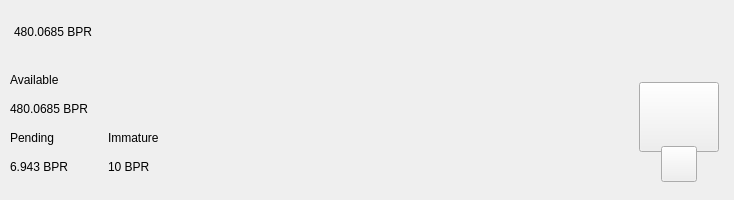
<?xml version="1.0" encoding="UTF-8"?>
<ui version="4.0">
 <class>TopBar</class>
 <widget class="QWidget" name="TopBar">
  <property name="geometry">
   <rect>
    <x>0</x>
    <y>0</y>
    <width>734</width>
    <height>200</height>
   </rect>
  </property>
  <property name="minimumSize">
   <size>
    <width>0</width>
    <height>200</height>
   </size>
  </property>
  <property name="maximumSize">
   <size>
    <width>16777215</width>
    <height>200</height>
   </size>
  </property>
  <property name="windowTitle">
   <string>Form</string>
  </property>
  <layout class="QVBoxLayout" name="verticalLayout_10" stretch="0">
   <property name="spacing">
    <number>0</number>
   </property>
   <property name="leftMargin">
    <number>0</number>
   </property>
   <property name="topMargin">
    <number>0</number>
   </property>
   <property name="rightMargin">
    <number>0</number>
   </property>
   <property name="bottomMargin">
    <number>0</number>
   </property>
   <item>
    <widget class="PFBorderImage" name="containerTop">
     <layout class="QVBoxLayout" name="verticalLayout_11">
      <property name="spacing">
       <number>0</number>
      </property>
      <property name="leftMargin">
       <number>0</number>
      </property>
      <property name="topMargin">
       <number>0</number>
      </property>
      <property name="rightMargin">
       <number>0</number>
      </property>
      <property name="bottomMargin">
       <number>0</number>
      </property>
      <item>
       <widget class="QWidget" name="top_container_2" native="true">
        <property name="minimumSize">
         <size>
          <width>0</width>
          <height>65</height>
         </size>
        </property>
        <layout class="QHBoxLayout" name="top_container">
         <property name="spacing">
          <number>0</number>
         </property>
         <property name="leftMargin">
          <number>14</number>
         </property>
         <property name="topMargin">
          <number>0</number>
         </property>
         <property name="rightMargin">
          <number>14</number>
         </property>
         <property name="bottomMargin">
          <number>0</number>
         </property>
         <item alignment="Qt::AlignVCenter">
          <widget class="QWidget" name="widgetTopAmount" native="true">
           <property name="sizePolicy">
            <sizepolicy hsizetype="Preferred" vsizetype="Maximum">
             <horstretch>0</horstretch>
             <verstretch>0</verstretch>
            </sizepolicy>
           </property>
           <layout class="QHBoxLayout" name="horizontalLayout_5">
            <property name="spacing">
             <number>0</number>
            </property>
            <property name="leftMargin">
             <number>0</number>
            </property>
            <property name="topMargin">
             <number>0</number>
            </property>
            <property name="rightMargin">
             <number>0</number>
            </property>
            <property name="bottomMargin">
             <number>0</number>
            </property>
            <item alignment="Qt::AlignTop">
             <widget class="QLabel" name="labelAmountTopBpr">
              <property name="minimumSize">
               <size>
                <width>0</width>
                <height>36</height>
               </size>
              </property>
              <property name="styleSheet">
               <string notr="true">padding:0px;margin:0px;</string>
              </property>
              <property name="text">
               <string notr="true">480.0685 BPR</string>
              </property>
             </widget>
            </item>
           </layout>
          </widget>
         </item>
         <item>
          <spacer name="horizontalSpacer">
           <property name="orientation">
            <enum>Qt::Horizontal</enum>
           </property>
           <property name="sizeHint" stdset="0">
            <size>
             <width>40</width>
             <height>20</height>
            </size>
           </property>
          </spacer>
         </item>
         <item>
          <layout class="QHBoxLayout" name="horizontalLayout_4">
           <property name="spacing">
            <number>12</number>
           </property>
           <property name="rightMargin">
            <number>0</number>
           </property>
           <item alignment="Qt::AlignRight">
            <widget class="QWidget" name="layoutSync" native="true">
             <property name="minimumSize">
              <size>
               <width>0</width>
               <height>36</height>
              </size>
             </property>
             <property name="maximumSize">
              <size>
               <width>16777215</width>
               <height>36</height>
              </size>
             </property>
             <layout class="QVBoxLayout" name="verticalLayout_9">
              <property name="leftMargin">
               <number>0</number>
              </property>
              <property name="topMargin">
               <number>0</number>
              </property>
              <property name="rightMargin">
               <number>0</number>
              </property>
              <property name="bottomMargin">
               <number>0</number>
              </property>
              <item>
               <widget class="ExpandableButton" name="pushButtonSync" native="true">
                <property name="minimumSize">
                 <size>
                  <width>36</width>
                  <height>36</height>
                 </size>
                </property>
                <property name="maximumSize">
                 <size>
                  <width>16777215</width>
                  <height>36</height>
                 </size>
                </property>
               </widget>
              </item>
             </layout>
            </widget>
           </item>
           <item>
            <widget class="ExpandableButton" name="pushButtonHDUpgrade" native="true">
             <property name="minimumSize">
              <size>
               <width>36</width>
               <height>36</height>
              </size>
             </property>
            </widget>
           </item>
           <item>
            <widget class="ExpandableButton" name="pushButtonStack" native="true">
             <property name="minimumSize">
              <size>
               <width>36</width>
               <height>36</height>
              </size>
             </property>
            </widget>
           </item>
           <item>
            <widget class="ExpandableButton" name="pushButtonColdStaking" native="true">
             <property name="minimumSize">
              <size>
               <width>36</width>
               <height>36</height>
              </size>
             </property>
            </widget>
           </item>
           <item>
            <widget class="ExpandableButton" name="pushButtonConnection" native="true">
             <property name="minimumSize">
              <size>
               <width>36</width>
               <height>36</height>
              </size>
             </property>
            </widget>
           </item>
           <item>
            <widget class="ExpandableButton" name="pushButtonTor" native="true">
             <property name="minimumSize">
              <size>
               <width>36</width>
               <height>36</height>
              </size>
             </property>
            </widget>
           </item>
           <item>
            <widget class="ExpandableButton" name="pushButtonLock" native="true">
             <property name="sizePolicy">
              <sizepolicy hsizetype="Expanding" vsizetype="Expanding">
               <horstretch>0</horstretch>
               <verstretch>0</verstretch>
              </sizepolicy>
             </property>
             <property name="minimumSize">
              <size>
               <width>36</width>
               <height>0</height>
              </size>
             </property>
            </widget>
           </item>
           <item>
            <widget class="ExpandableButton" name="pushButtonTheme" native="true">
             <property name="minimumSize">
              <size>
               <width>36</width>
               <height>36</height>
              </size>
             </property>
             <property name="maximumSize">
              <size>
               <width>16777215</width>
               <height>36</height>
              </size>
             </property>
            </widget>
           </item>
           <item>
            <widget class="ExpandableButton" name="pushButtonFAQ" native="true">
             <property name="minimumSize">
              <size>
               <width>36</width>
               <height>36</height>
              </size>
             </property>
            </widget>
           </item>
          </layout>
         </item>
        </layout>
       </widget>
      </item>
      <item>
       <widget class="QWidget" name="bottom_container" native="true">
        <property name="minimumSize">
         <size>
          <width>0</width>
          <height>135</height>
         </size>
        </property>
        <layout class="QHBoxLayout" name="botton_container">
         <property name="leftMargin">
          <number>10</number>
         </property>
         <property name="topMargin">
          <number>0</number>
         </property>
         <property name="rightMargin">
          <number>10</number>
         </property>
         <property name="bottomMargin">
          <number>10</number>
         </property>
         <item>
          <layout class="QHBoxLayout" name="horizontalLayout_3">
           <property name="bottomMargin">
            <number>9</number>
           </property>
           <item>
            <layout class="QVBoxLayout" name="verticalLayout_7">
             <property name="spacing">
              <number>0</number>
             </property>
             <property name="leftMargin">
              <number>0</number>
             </property>
             <property name="rightMargin">
              <number>30</number>
             </property>
             <item>
              <layout class="QVBoxLayout" name="verticalLayout_2">
               <item>
                <widget class="QLabel" name="labelTitle1">
                 <property name="text">
                  <string>Available</string>
                 </property>
                </widget>
               </item>
               <item>
                <widget class="QLabel" name="labelAmountBpr">
                 <property name="text">
                  <string notr="true">480.0685 BPR</string>
                 </property>
                </widget>
               </item>
              </layout>
             </item>
             <item>
              <layout class="QHBoxLayout" name="horizontalLayout_2">
               <property name="spacing">
                <number>0</number>
               </property>
               <item>
                <layout class="QVBoxLayout" name="verticalLayout_3">
                 <item>
                  <widget class="QLabel" name="labelTitle3">
                   <property name="text">
                    <string>Pending</string>
                   </property>
                  </widget>
                 </item>
                 <item>
                  <widget class="QLabel" name="labelPendingBpr">
                   <property name="text">
                    <string notr="true">6.943 BPR</string>
                   </property>
                  </widget>
                 </item>
                </layout>
               </item>
               <item>
                <spacer name="horizontalSpacer_3">
                 <property name="orientation">
                  <enum>Qt::Horizontal</enum>
                 </property>
                 <property name="sizeType">
                  <enum>QSizePolicy::Fixed</enum>
                 </property>
                 <property name="sizeHint" stdset="0">
                  <size>
                   <width>40</width>
                   <height>20</height>
                  </size>
                 </property>
                </spacer>
               </item>
               <item>
                <layout class="QVBoxLayout" name="verticalLayout_4">
                 <item>
                  <widget class="QLabel" name="labelTitle4">
                   <property name="text">
                    <string>Immature</string>
                   </property>
                  </widget>
                 </item>
                 <item>
                  <widget class="QLabel" name="labelImmatureBpr">
                   <property name="text">
                    <string notr="true">10 BPR</string>
                   </property>
                  </widget>
                 </item>
                </layout>
               </item>
              </layout>
             </item>
            </layout>
           </item>
          </layout>
         </item>
         <item>
          <spacer name="horizontalSpacer_2">
           <property name="orientation">
            <enum>Qt::Horizontal</enum>
           </property>
           <property name="sizeHint" stdset="0">
            <size>
             <width>40</width>
             <height>20</height>
            </size>
           </property>
          </spacer>
         </item>
         <item alignment="Qt::AlignHCenter|Qt::AlignVCenter">
          <widget class="QWidget" name="qrContainer" native="true">
           <property name="sizePolicy">
            <sizepolicy hsizetype="Preferred" vsizetype="Minimum">
             <horstretch>0</horstretch>
             <verstretch>0</verstretch>
            </sizepolicy>
           </property>
           <property name="minimumSize">
            <size>
             <width>90</width>
             <height>110</height>
            </size>
           </property>
           <property name="maximumSize">
            <size>
             <width>90</width>
             <height>110</height>
            </size>
           </property>
           <layout class="QVBoxLayout" name="containerQR">
            <property name="spacing">
             <number>0</number>
            </property>
            <property name="leftMargin">
             <number>5</number>
            </property>
            <property name="topMargin">
             <number>10</number>
            </property>
            <property name="rightMargin">
             <number>5</number>
            </property>
            <property name="bottomMargin">
             <number>0</number>
            </property>
            <item>
             <widget class="QPushButton" name="btnQr">
              <property name="minimumSize">
               <size>
                <width>70</width>
                <height>70</height>
               </size>
              </property>
              <property name="maximumSize">
               <size>
                <width>16777215</width>
                <height>70</height>
               </size>
              </property>
              <property name="focusPolicy">
               <enum>Qt::NoFocus</enum>
              </property>
              <property name="text">
               <string/>
              </property>
              <property name="iconSize">
               <size>
                <width>70</width>
                <height>70</height>
               </size>
              </property>
             </widget>
            </item>
            <item>
             <spacer name="verticalSpacer">
              <property name="orientation">
               <enum>Qt::Vertical</enum>
              </property>
              <property name="sizeType">
               <enum>QSizePolicy::Fixed</enum>
              </property>
              <property name="sizeHint" stdset="0">
               <size>
                <width>20</width>
                <height>20</height>
               </size>
              </property>
             </spacer>
            </item>
            <item alignment="Qt::AlignHCenter|Qt::AlignBottom">
             <widget class="QPushButton" name="pushButtonQR">
              <property name="minimumSize">
               <size>
                <width>36</width>
                <height>36</height>
               </size>
              </property>
              <property name="maximumSize">
               <size>
                <width>36</width>
                <height>36</height>
               </size>
              </property>
              <property name="focusPolicy">
               <enum>Qt::NoFocus</enum>
              </property>
              <property name="text">
               <string/>
              </property>
             </widget>
            </item>
           </layout>
          </widget>
         </item>
        </layout>
       </widget>
      </item>
     </layout>
    </widget>
   </item>
  </layout>
 </widget>
 <customwidgets>
  <customwidget>
   <class>ExpandableButton</class>
   <extends>QWidget</extends>
   <header>qt/poriun/expandablebutton.h</header>
   <container>1</container>
  </customwidget>
  <customwidget>
   <class>PFBorderImage</class>
   <extends>QFrame</extends>
   <header>qt/poriun/pfborderimage.h</header>
   <container>1</container>
  </customwidget>
 </customwidgets>
 <resources/>
 <connections/>
</ui>
